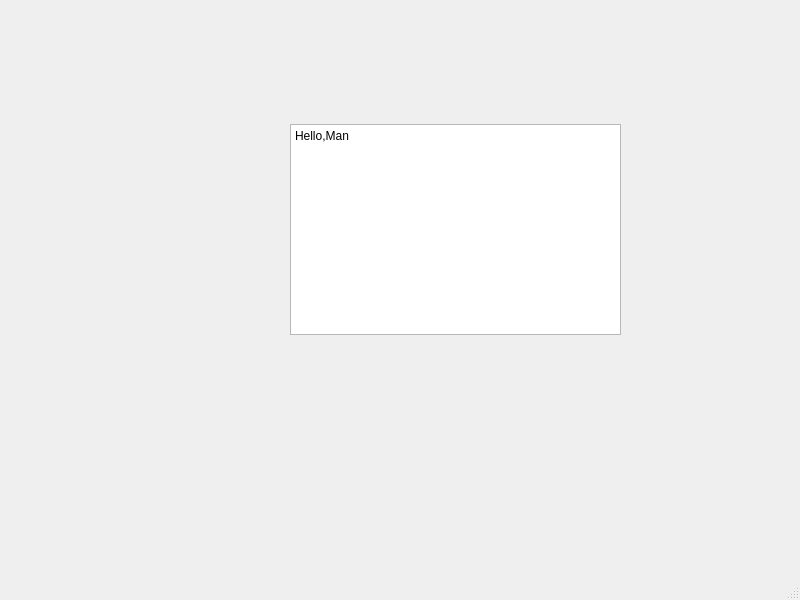
<?xml version="1.0" encoding="UTF-8"?>
<ui version="4.0">
 <class>MainWindow2</class>
 <widget class="QMainWindow" name="MainWindow2">
  <property name="geometry">
   <rect>
    <x>0</x>
    <y>0</y>
    <width>800</width>
    <height>600</height>
   </rect>
  </property>
  <property name="windowTitle">
   <string>MainWindow</string>
  </property>
  <widget class="QWidget" name="centralwidget">
   <widget class="QTextEdit" name="textEdit">
    <property name="geometry">
     <rect>
      <x>290</x>
      <y>124</y>
      <width>331</width>
      <height>211</height>
     </rect>
    </property>
    <property name="html">
     <string>&lt;!DOCTYPE HTML PUBLIC &quot;-//W3C//DTD HTML 4.0//EN&quot; &quot;http://www.w3.org/TR/REC-html40/strict.dtd&quot;&gt;
&lt;html&gt;&lt;head&gt;&lt;meta name=&quot;qrichtext&quot; content=&quot;1&quot; /&gt;&lt;meta charset=&quot;utf-8&quot; /&gt;&lt;style type=&quot;text/css&quot;&gt;
p, li { white-space: pre-wrap; }
hr { height: 1px; border-width: 0; }
li.unchecked::marker { content: &quot;\2610&quot;; }
li.checked::marker { content: &quot;\2612&quot;; }
&lt;/style&gt;&lt;/head&gt;&lt;body style=&quot; font-family:'Microsoft YaHei UI'; font-size:9pt; font-weight:400; font-style:normal;&quot;&gt;
&lt;p style=&quot; margin-top:0px; margin-bottom:0px; margin-left:0px; margin-right:0px; -qt-block-indent:0; text-indent:0px;&quot;&gt;Hello,Man&lt;/p&gt;&lt;/body&gt;&lt;/html&gt;</string>
    </property>
   </widget>
  </widget>
  <widget class="QMenuBar" name="menubar">
   <property name="geometry">
    <rect>
     <x>0</x>
     <y>0</y>
     <width>800</width>
     <height>24</height>
    </rect>
   </property>
  </widget>
  <widget class="QStatusBar" name="statusbar"/>
 </widget>
 <resources/>
 <connections/>
</ui>
